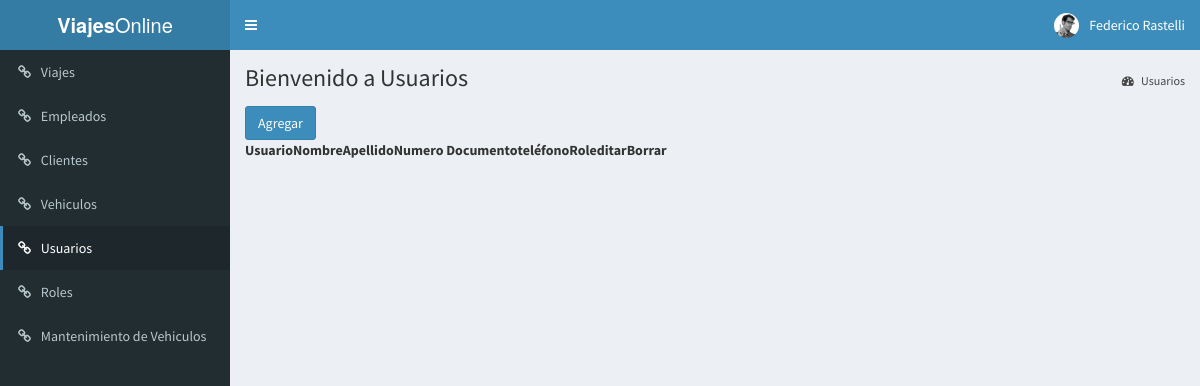
Page /index.php?page=usuario (signed in) on the earlier database version.
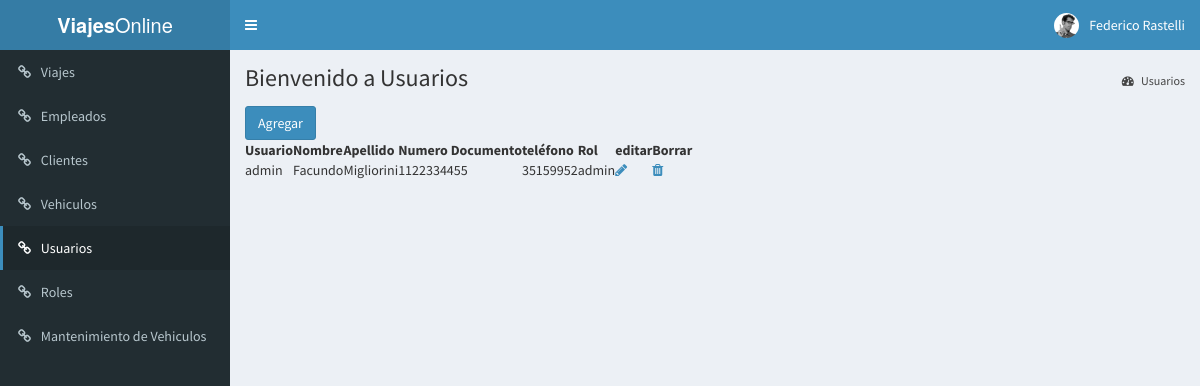
Same page on the later database version.
### tables this page shows
CREATE TABLE Usuario (
    id INT NOT NULL AUTO_INCREMENT primary key ,
    usuario varchar (64),
    password varchar(225),
    estado enum('activo','inactivo') default 'activo',
    id_rol int ,
    id_empleado int,
    foreign key(id_rol) references Rol(id),
    foreign key(id_empleado) references Empleado(id)
);

CREATE TABLE Empleado(
    id INT NOT NULL AUTO_INCREMENT primary key ,
    nombre varchar(50),
    apellido varchar(80),
    numeroDocumento varchar(15),
    telefono varchar(50)
);

CREATE TABLE Rol (
    id INT NOT NULL AUTO_INCREMENT primary key ,
    descripcion varchar(50)
);

### middleware/requiereLogin.php (called while the page is built, shortened)
<?php
if ( !isset( $_SESSION['authenticate'] ) || $_SESSION['authenticate'] !== true ){
    header('Location: login.php');
    exit;
}else {
    $autorize = true;
}

### Helper.php (called while the page is built, shortened)
<?php
abstract class Helper
{
    static public function isPage($pageName)
    {
        if( isset($_GET['page']) && $_GET['page'] === $pageName )
            return true;
        return false;
    }
}

### models/DataBase.php (called while the page is built, shortened)
<?php
class DataBase
{
    private $_db;
    private static $instancia;
    public static function getInstance()
    {
        if (  !self::$instancia instanceof self) {
            self::$instancia = new self;
        }
        return self::$instancia;
    }
    public function query($query)
    {
        $type = explode(" ", trim($query) );
        switch ( strtolower($type[0]) ){
            case 'select':
                return $this->_select($query);
                break;
        }
    }
    private function _select($query)
    {
        $res = $this->_execQuery($query);
        $rows = [];
        while( $reg = $res->fetch_object() ) {
            $rows[] = $reg;
        }
        return $rows;
    }
    private function _execQuery($query)
    {
        $res = $this->_db->query($query);
        return $res;
    }
    private function _connect()
    {
        $this->_db = mysqli_connect( self::DB_HOST, self::DB_USER, self::DB_PASSWORD, self::DB_NAME );
    }
}

### models/Usuario.php (called while the page is built, shortened)
<?php
require_once 'DataBase.php';
class Usuario implements ModelInterface
{
    static public function getAll()
    {
        $db = DataBase::getInstance();
        $query = "SELECT distinct * FROM Usuario u INNER JOIN Empleado e ON u.id_empleado = e.id INNER JOIN Rol r ON u.id_rol = r.id";
        return $db->query($query);
    }
}
?>

### Usuario.php (the view, shortened to what this page needs)
<?php
require_once "models/Usuario.php";
$listUsuarios = Usuario::getAll();
?>
<div class="content-wrapper">
    <section class="content-header">
        <h1> Bienvenido a Usuarios </h1>
        <ol class="breadcrumb">
            <li><a href="#"><i class="fa fa-dashboard"></i> Usuarios</a></li>
        </ol>
    </section>
    <section class="content container-fluid">
        <button type="button" class="btn btn-primary" data-toggle="modal" data-target="#modalRol">Agregar</button>
        <table id="tablaRoles">
            <thead>
                <tr>
                    <th>Usuario</th>
                    <th>Nombre</th>
                    <th>Apellido</th>
                    <th>Numero Documento</th>
                    <th>teléfono</th>
                    <th>Rol</th>
                    <th>editar</th>
                    <th>Borrar</th>
                </tr>
            </thead>
            <tbody>
            <?php
                foreach($listUsuarios as $usuario) {  ?>
                    <tr>
                        <td><?php echo $usuario->usuario ; ?></td>
                        <td><?php echo $usuario->nombre ; ?></td>
                        <td><?php echo $usuario->apellido ; ?></td>
                        <td><?php echo $usuario->telefono ; ?></td>
                        <td><?php echo $usuario->numeroDocumento ; ?></td>
                        <td><?php echo $usuario->descripcion ; ?></td>
                        <td>
                            <a href="#" data-toggle="modal" data-target="#modalEditRol<?php echo $usuario->id; ?>"><i class="fa fa-pencil" aria-hidden="true"></i></a>
                        </td>
                        <td>
                            <a href="#" data-toggle="modal" data-target="#modalDeleteRol<?php echo $dato->id; ?>"><i class="fa fa-trash" aria-hidden="true"></i></a>
                        </td>
                    </tr>
                <?php } ?>
            </tbody>
        </table>
    </section>
</div>

### templates/head.php (shortened to what this page needs)
<!DOCTYPE html>
<html>
<head>
  <link rel="stylesheet" href="public/css/bootstrap.min.css">
  <link rel="stylesheet" href="public/font-awesome/css/font-awesome.min.css">
  <link rel="stylesheet" href="public/css/AdminLTE.min.css">
  <link rel="stylesheet" href="public/css/skin-blue.min.css">
  <link rel="stylesheet" href="public/css/jquery.dataTables.min.css">
</head>
<body class="hold-transition <?php echo (isset($autorize) && $autorize === true) ? 'skin-blue' : ''; ?> login-page">
    <div class="wrapper">

### templates/header.php (shortened to what this page needs)
<header class="main-header">
  <a href="#" class="logo">
    <span class="logo-lg"><b>Viajes</b>Online</span>
  </a>
  <nav class="navbar navbar-static-top" role="navigation">
    <a href="#" class="sidebar-toggle" data-toggle="push-menu" role="button">
    </a>
    <div class="navbar-custom-menu">
      <ul class="nav navbar-nav">
        <li class="dropdown user user-menu">
          <a href="#" class="dropdown-toggle" data-toggle="dropdown">
            <img src="public/img/user2-160x160.jpg" class="user-image" alt="User Image">
            <span class="hidden-xs">Federico Rastelli</span>
          </a>
        </li>
      </ul>
    </div>
  </nav>
</header>

### templates/menu.php
<aside class="main-sidebar">
  <section class="sidebar">
    <ul class="sidebar-menu" data-widget="tree">
      <li><a href="#"><i class="fa fa-link"></i> <span>Viajes</span></a></li>
      <li><a href="index.php?page=empleado"><i class="fa fa-link"></i> <span>Empleados</span></a></li>
      <li><a href="#"><i class="fa fa-link"></i> <span>Clientes</span></a></li>
      <li><a href="#"><i class="fa fa-link"></i> <span>Vehiculos</span></a></li>
      <li <?php echo ( Helper::isPage('usuario') ) ? 'class="active"' : '' ?>><a href="index.php?page=usuario"><i class="fa fa-link"></i> <span>Usuarios</span></a></li>
      <li <?php echo ( Helper::isPage('roles') ) ? 'class="active"' : '' ?> ><a href="index.php?page=roles"><i class="fa fa-link"></i> <span>Roles</span></a></li>
      <li><a href="#"><i class="fa fa-link"></i> <span>Mantenimiento de Vehiculos</span></a></li>
    </ul>
  </section>
</aside>

### index.php (shortened to what this page needs)
<?php
require_once 'middleware/requiereLogin.php';
require_once "Helper.php";
require_once "templates/head.php";
require_once "templates/header.php";
require_once "templates/menu.php";
if(isset($_GET['page']) && !empty($_GET['page']))
{
    switch ($_GET['page']) {
        case 'usuario':
            require_once 'Usuario.php';
            break;
    }
} else {
    header('location: login.php');
    die;
}
require_once "templates/footer.php";

### templates/footer.php (shortened to what this page needs)
</div>
</body>
</html>

Differences in the rows shown:
now on this page (row edited): usuario: usuario "admin", id_empleado.nombre "Facundo", id_empleado.apellido "Migliorini", id_empleado.telefono "1122334455", id_empleado.numeroDocumento "35159952", id_rol.descripcion "admin"
